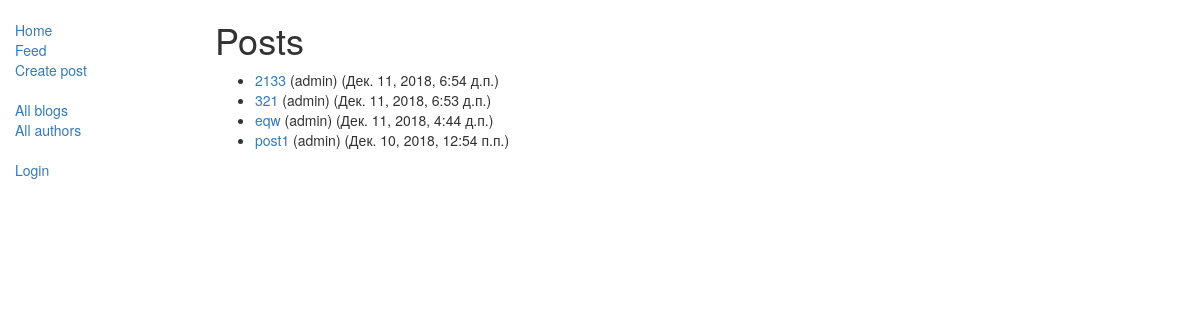
The app's page /blog/blogs/, older data.
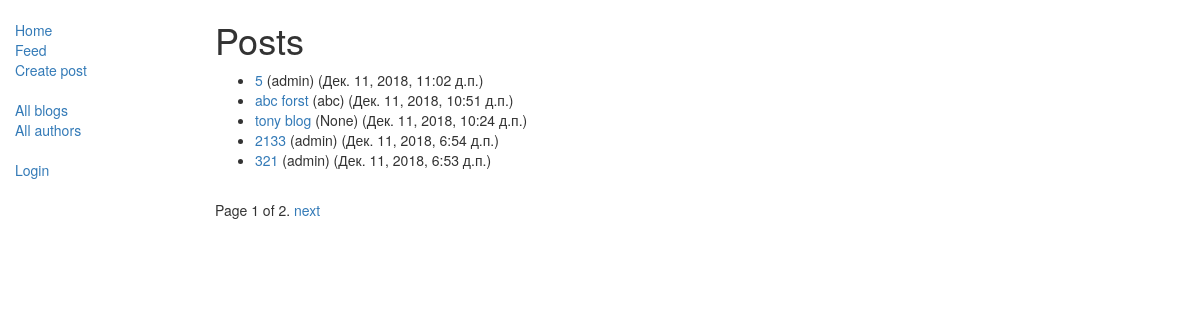
The same page, newer data.
### blog/models.py (models this page shows, shortened)
class Blog(models.Model):
    title = models.CharField(max_length=200)
    author = models.ForeignKey(Author, on_delete=models.SET_NULL, null=True)
    text = models.TextField()
    post_date = models.DateTimeField(auto_now_add=True)
    class Meta:
        ordering = ['-post_date']
    def get_absolute_url(self):
        return reverse('blog-detail', args=[str(self.id)])

class Author(models.Model):
    user = models.OneToOneField(User, on_delete=models.CASCADE)
    following = models.ManyToManyField('Author', related_name='followers', null=True, blank=True)
    class Meta:
        ordering = ["user"]
    def __str__(self):
        return self.user.username

### blog/views.py (the view)
# urls.py: path('blogs/', views.BlogListView.as_view(), name='blogs'),
class BlogListView(generic.ListView):
    model = Blog
    paginate_by = 5

### blog/templates/blog/blog_list.html
{% extends "base.html" %}
    {% block content %}
    <h1>Posts</h1>
    {% if blog_list %}
        <ul>
            {% for blog in blog_list %}
                <li>
                    <a href="{{ blog.get_absolute_url }}">{{ blog.title }}</a>
                    ({{ blog.author }}) ({{ blog.post_date }})
                </li>
            {% endfor %}
        </ul>
    {% else %}
        <p>There are no posts.</p>
    {% endif %}
{% endblock %}

Row changes from the older to the newer data that the page shows:
no longer on this page (row unchanged): Blog: title "eqw", author "admin", post_date "Дек. 11, 2018, 4:44 д.п."
no longer on this page (row unchanged): Blog: title "post1", author "admin", post_date "Дек. 10, 2018, 12:54 п.п."
added Blog: title "5", author "admin", post_date "Дек. 11, 2018, 11:02 д.п."
added Blog: title "abc forst", author "abc", post_date "Дек. 11, 2018, 10:51 д.п."
added Blog: title "tony blog", author "None", post_date "Дек. 11, 2018, 10:24 д.п."
Text that changed along with them:
{{ page_obj.number }}: (not shown) → "1"
{{ page_obj.paginator.num_pages }}: (not shown) → "2"
text now shown: "Page of . next"
